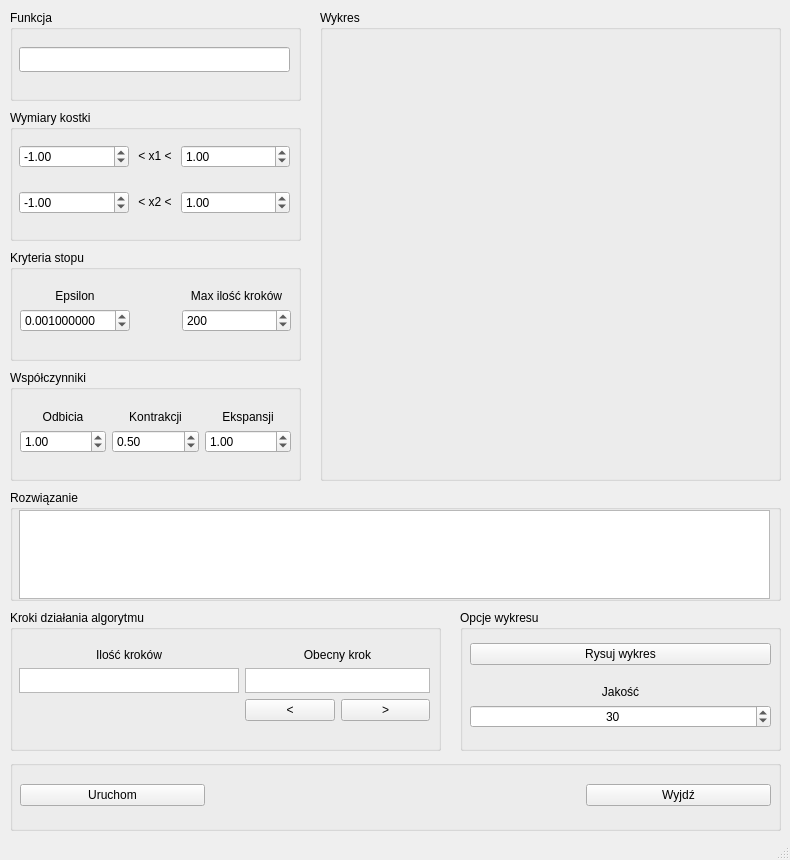
<?xml version="1.0" encoding="UTF-8"?>
<ui version="4.0">
 <class>MainWindow</class>
 <widget class="QMainWindow" name="MainWindow">
  <property name="geometry">
   <rect>
    <x>0</x>
    <y>0</y>
    <width>790</width>
    <height>860</height>
   </rect>
  </property>
  <property name="windowTitle">
   <string>MainWindow</string>
  </property>
  <widget class="QWidget" name="centralwidget">
   <widget class="QWidget" name="gridLayoutWidget_2">
    <property name="geometry">
     <rect>
      <x>330</x>
      <y>30</y>
      <width>441</width>
      <height>441</height>
     </rect>
    </property>
    <layout class="QGridLayout" name="gridLayout_2">
     <item row="2" column="0">
      <widget class="Wykres_widget" name="Wykres_widget" native="true"/>
     </item>
    </layout>
   </widget>
   <widget class="QGroupBox" name="groupBox_2">
    <property name="geometry">
     <rect>
      <x>10</x>
      <y>10</y>
      <width>291</width>
      <height>91</height>
     </rect>
    </property>
    <property name="title">
     <string>Funkcja</string>
    </property>
    <widget class="QWidget" name="gridLayoutWidget_4">
     <property name="geometry">
      <rect>
       <x>9</x>
       <y>19</y>
       <width>271</width>
       <height>61</height>
      </rect>
     </property>
     <layout class="QGridLayout" name="gridLayout_4">
      <item row="0" column="0">
       <spacer name="verticalSpacer">
        <property name="orientation">
         <enum>Qt::Vertical</enum>
        </property>
        <property name="sizeHint" stdset="0">
         <size>
          <width>20</width>
          <height>40</height>
         </size>
        </property>
       </spacer>
      </item>
      <item row="1" column="0">
       <widget class="QLineEdit" name="lineEdit_funkcja">
        <property name="minimumSize">
         <size>
          <width>0</width>
          <height>25</height>
         </size>
        </property>
        <property name="maximumSize">
         <size>
          <width>16777215</width>
          <height>25</height>
         </size>
        </property>
       </widget>
      </item>
      <item row="2" column="0">
       <spacer name="verticalSpacer_2">
        <property name="orientation">
         <enum>Qt::Vertical</enum>
        </property>
        <property name="sizeHint" stdset="0">
         <size>
          <width>20</width>
          <height>40</height>
         </size>
        </property>
       </spacer>
      </item>
     </layout>
    </widget>
   </widget>
   <widget class="QGroupBox" name="groupBox_3">
    <property name="geometry">
     <rect>
      <x>10</x>
      <y>110</y>
      <width>291</width>
      <height>131</height>
     </rect>
    </property>
    <property name="title">
     <string>Wymiary kostki</string>
    </property>
    <widget class="QWidget" name="gridLayoutWidget">
     <property name="geometry">
      <rect>
       <x>9</x>
       <y>19</y>
       <width>271</width>
       <height>101</height>
      </rect>
     </property>
     <layout class="QGridLayout" name="gridLayout">
      <item row="2" column="0" colspan="3">
       <spacer name="verticalSpacer_5">
        <property name="orientation">
         <enum>Qt::Vertical</enum>
        </property>
        <property name="sizeHint" stdset="0">
         <size>
          <width>20</width>
          <height>40</height>
         </size>
        </property>
       </spacer>
      </item>
      <item row="1" column="0">
       <widget class="QDoubleSpinBox" name="doubleSpinBox_x1_min">
        <property name="minimum">
         <double>-10000.000000000000000</double>
        </property>
        <property name="maximum">
         <double>10000.000000000000000</double>
        </property>
        <property name="value">
         <double>-1.000000000000000</double>
        </property>
       </widget>
      </item>
      <item row="3" column="2">
       <widget class="QDoubleSpinBox" name="doubleSpinBox_x2_max">
        <property name="minimum">
         <double>-10000.000000000000000</double>
        </property>
        <property name="maximum">
         <double>10000.000000000000000</double>
        </property>
        <property name="value">
         <double>1.000000000000000</double>
        </property>
       </widget>
      </item>
      <item row="3" column="0">
       <widget class="QDoubleSpinBox" name="doubleSpinBox_x2_min">
        <property name="minimum">
         <double>-10000.000000000000000</double>
        </property>
        <property name="maximum">
         <double>10000.000000000000000</double>
        </property>
        <property name="value">
         <double>-1.000000000000000</double>
        </property>
       </widget>
      </item>
      <item row="1" column="2">
       <widget class="QDoubleSpinBox" name="doubleSpinBox_x1_max">
        <property name="minimum">
         <double>-10000.000000000000000</double>
        </property>
        <property name="maximum">
         <double>10000.000000000000000</double>
        </property>
        <property name="value">
         <double>1.000000000000000</double>
        </property>
       </widget>
      </item>
      <item row="0" column="0" colspan="3">
       <spacer name="verticalSpacer_4">
        <property name="orientation">
         <enum>Qt::Vertical</enum>
        </property>
        <property name="sizeHint" stdset="0">
         <size>
          <width>20</width>
          <height>40</height>
         </size>
        </property>
       </spacer>
      </item>
      <item row="4" column="0" colspan="3">
       <spacer name="verticalSpacer_3">
        <property name="orientation">
         <enum>Qt::Vertical</enum>
        </property>
        <property name="sizeHint" stdset="0">
         <size>
          <width>20</width>
          <height>40</height>
         </size>
        </property>
       </spacer>
      </item>
      <item row="1" column="1">
       <widget class="QLabel" name="label">
        <property name="maximumSize">
         <size>
          <width>40</width>
          <height>100</height>
         </size>
        </property>
        <property name="lineWidth">
         <number>0</number>
        </property>
        <property name="text">
         <string>&lt; x1 &lt;</string>
        </property>
        <property name="alignment">
         <set>Qt::AlignCenter</set>
        </property>
       </widget>
      </item>
      <item row="3" column="1">
       <widget class="QLabel" name="label_2">
        <property name="maximumSize">
         <size>
          <width>40</width>
          <height>100</height>
         </size>
        </property>
        <property name="lineWidth">
         <number>0</number>
        </property>
        <property name="text">
         <string>&lt; x2 &lt;</string>
        </property>
        <property name="alignment">
         <set>Qt::AlignCenter</set>
        </property>
       </widget>
      </item>
     </layout>
    </widget>
   </widget>
   <widget class="QGroupBox" name="groupBox_4">
    <property name="geometry">
     <rect>
      <x>10</x>
      <y>250</y>
      <width>291</width>
      <height>111</height>
     </rect>
    </property>
    <property name="title">
     <string>Kryteria stopu</string>
    </property>
    <widget class="QWidget" name="gridLayoutWidget_5">
     <property name="geometry">
      <rect>
       <x>10</x>
       <y>20</y>
       <width>271</width>
       <height>81</height>
      </rect>
     </property>
     <layout class="QGridLayout" name="gridLayout_5">
      <item row="2" column="2">
       <widget class="QDoubleSpinBox" name="doubleSpinBox_max_iter">
        <property name="decimals">
         <number>0</number>
        </property>
        <property name="maximum">
         <double>10000.000000000000000</double>
        </property>
        <property name="value">
         <double>200.000000000000000</double>
        </property>
       </widget>
      </item>
      <item row="1" column="0">
       <widget class="QLabel" name="label_6">
        <property name="text">
         <string>Epsilon</string>
        </property>
        <property name="alignment">
         <set>Qt::AlignCenter</set>
        </property>
       </widget>
      </item>
      <item row="1" column="1" rowspan="2">
       <spacer name="horizontalSpacer_4">
        <property name="orientation">
         <enum>Qt::Horizontal</enum>
        </property>
        <property name="sizeType">
         <enum>QSizePolicy::Maximum</enum>
        </property>
        <property name="sizeHint" stdset="0">
         <size>
          <width>40</width>
          <height>20</height>
         </size>
        </property>
       </spacer>
      </item>
      <item row="1" column="2">
       <widget class="QLabel" name="label_7">
        <property name="text">
         <string>Max ilość kroków</string>
        </property>
        <property name="alignment">
         <set>Qt::AlignCenter</set>
        </property>
       </widget>
      </item>
      <item row="2" column="0">
       <widget class="QDoubleSpinBox" name="doubleSpinBox_epsilon">
        <property name="decimals">
         <number>9</number>
        </property>
        <property name="minimum">
         <double>-99.999999000000003</double>
        </property>
        <property name="maximum">
         <double>99.999999000000003</double>
        </property>
        <property name="value">
         <double>0.001000000000000</double>
        </property>
       </widget>
      </item>
      <item row="0" column="0" colspan="3">
       <spacer name="verticalSpacer_9">
        <property name="orientation">
         <enum>Qt::Vertical</enum>
        </property>
        <property name="sizeHint" stdset="0">
         <size>
          <width>20</width>
          <height>40</height>
         </size>
        </property>
       </spacer>
      </item>
      <item row="3" column="0" colspan="3">
       <spacer name="verticalSpacer_8">
        <property name="orientation">
         <enum>Qt::Vertical</enum>
        </property>
        <property name="sizeHint" stdset="0">
         <size>
          <width>20</width>
          <height>40</height>
         </size>
        </property>
       </spacer>
      </item>
     </layout>
    </widget>
   </widget>
   <widget class="QGroupBox" name="groupBox">
    <property name="geometry">
     <rect>
      <x>320</x>
      <y>10</y>
      <width>461</width>
      <height>471</height>
     </rect>
    </property>
    <property name="title">
     <string>Wykres</string>
    </property>
   </widget>
   <widget class="QGroupBox" name="groupBox_5">
    <property name="geometry">
     <rect>
      <x>10</x>
      <y>370</y>
      <width>291</width>
      <height>111</height>
     </rect>
    </property>
    <property name="title">
     <string>Współczynniki</string>
    </property>
    <widget class="QWidget" name="gridLayoutWidget_6">
     <property name="geometry">
      <rect>
       <x>10</x>
       <y>20</y>
       <width>271</width>
       <height>84</height>
      </rect>
     </property>
     <layout class="QGridLayout" name="gridLayout_6">
      <item row="2" column="0">
       <widget class="QDoubleSpinBox" name="doubleSpinBox_wsp_odb">
        <property name="value">
         <double>1.000000000000000</double>
        </property>
       </widget>
      </item>
      <item row="1" column="0">
       <widget class="QLabel" name="label_3">
        <property name="text">
         <string>Odbicia</string>
        </property>
        <property name="alignment">
         <set>Qt::AlignCenter</set>
        </property>
       </widget>
      </item>
      <item row="2" column="1">
       <widget class="QDoubleSpinBox" name="doubleSpinBox_wsp_kont">
        <property name="maximum">
         <double>1.000000000000000</double>
        </property>
        <property name="singleStep">
         <double>0.100000000000000</double>
        </property>
        <property name="value">
         <double>0.500000000000000</double>
        </property>
       </widget>
      </item>
      <item row="2" column="2">
       <widget class="QDoubleSpinBox" name="doubleSpinBox_wsp_eks">
        <property name="value">
         <double>1.000000000000000</double>
        </property>
       </widget>
      </item>
      <item row="1" column="2">
       <widget class="QLabel" name="label_5">
        <property name="text">
         <string>Ekspansji</string>
        </property>
        <property name="alignment">
         <set>Qt::AlignCenter</set>
        </property>
       </widget>
      </item>
      <item row="1" column="1">
       <widget class="QLabel" name="label_4">
        <property name="text">
         <string>Kontrakcji</string>
        </property>
        <property name="alignment">
         <set>Qt::AlignCenter</set>
        </property>
       </widget>
      </item>
      <item row="0" column="0" colspan="3">
       <spacer name="verticalSpacer_7">
        <property name="orientation">
         <enum>Qt::Vertical</enum>
        </property>
        <property name="sizeHint" stdset="0">
         <size>
          <width>20</width>
          <height>40</height>
         </size>
        </property>
       </spacer>
      </item>
      <item row="3" column="0" colspan="3">
       <spacer name="verticalSpacer_6">
        <property name="orientation">
         <enum>Qt::Vertical</enum>
        </property>
        <property name="sizeHint" stdset="0">
         <size>
          <width>20</width>
          <height>40</height>
         </size>
        </property>
       </spacer>
      </item>
     </layout>
    </widget>
   </widget>
   <widget class="QGroupBox" name="groupBox_6">
    <property name="geometry">
     <rect>
      <x>10</x>
      <y>760</y>
      <width>771</width>
      <height>71</height>
     </rect>
    </property>
    <property name="title">
     <string/>
    </property>
    <widget class="QWidget" name="gridLayoutWidget_3">
     <property name="geometry">
      <rect>
       <x>10</x>
       <y>10</y>
       <width>751</width>
       <height>51</height>
      </rect>
     </property>
     <layout class="QGridLayout" name="gridLayout_3">
      <item row="0" column="0">
       <widget class="QPushButton" name="pushButton_uruchom">
        <property name="mouseTracking">
         <bool>false</bool>
        </property>
        <property name="text">
         <string>Uruchom</string>
        </property>
       </widget>
      </item>
      <item row="0" column="3">
       <widget class="QPushButton" name="pushButton_wyjdz">
        <property name="mouseTracking">
         <bool>false</bool>
        </property>
        <property name="text">
         <string>Wyjdź</string>
        </property>
       </widget>
      </item>
      <item row="0" column="1" colspan="2">
       <spacer name="horizontalSpacer_3">
        <property name="orientation">
         <enum>Qt::Horizontal</enum>
        </property>
        <property name="sizeHint" stdset="0">
         <size>
          <width>40</width>
          <height>20</height>
         </size>
        </property>
       </spacer>
      </item>
     </layout>
    </widget>
   </widget>
   <widget class="QGroupBox" name="groupBox_7">
    <property name="geometry">
     <rect>
      <x>10</x>
      <y>490</y>
      <width>771</width>
      <height>111</height>
     </rect>
    </property>
    <property name="title">
     <string>Rozwiązanie</string>
    </property>
    <widget class="QWidget" name="gridLayoutWidget_7">
     <property name="geometry">
      <rect>
       <x>9</x>
       <y>20</y>
       <width>751</width>
       <height>89</height>
      </rect>
     </property>
     <layout class="QGridLayout" name="gridLayout_7">
      <item row="0" column="0">
       <widget class="QTextBrowser" name="textBrowser_rozw"/>
      </item>
     </layout>
    </widget>
   </widget>
   <widget class="QGroupBox" name="groupBox_8">
    <property name="geometry">
     <rect>
      <x>10</x>
      <y>610</y>
      <width>431</width>
      <height>141</height>
     </rect>
    </property>
    <property name="title">
     <string>Kroki działania algorytmu</string>
    </property>
    <widget class="QWidget" name="gridLayoutWidget_8">
     <property name="geometry">
      <rect>
       <x>9</x>
       <y>19</y>
       <width>411</width>
       <height>111</height>
      </rect>
     </property>
     <layout class="QGridLayout" name="gridLayout_8">
      <item row="1" column="0">
       <widget class="QLabel" name="label_8">
        <property name="enabled">
         <bool>true</bool>
        </property>
        <property name="maximumSize">
         <size>
          <width>16777215</width>
          <height>16777215</height>
         </size>
        </property>
        <property name="text">
         <string>Ilość kroków</string>
        </property>
        <property name="alignment">
         <set>Qt::AlignCenter</set>
        </property>
       </widget>
      </item>
      <item row="2" column="0">
       <widget class="QTextBrowser" name="textBrowser_ilosc_krok">
        <property name="minimumSize">
         <size>
          <width>0</width>
          <height>0</height>
         </size>
        </property>
        <property name="maximumSize">
         <size>
          <width>16777215</width>
          <height>25</height>
         </size>
        </property>
        <property name="verticalScrollBarPolicy">
         <enum>Qt::ScrollBarAlwaysOff</enum>
        </property>
        <property name="horizontalScrollBarPolicy">
         <enum>Qt::ScrollBarAlwaysOff</enum>
        </property>
        <property name="sizeAdjustPolicy">
         <enum>QAbstractScrollArea::AdjustIgnored</enum>
        </property>
        <property name="lineWrapMode">
         <enum>QTextEdit::WidgetWidth</enum>
        </property>
       </widget>
      </item>
      <item row="1" column="1" colspan="2">
       <widget class="QLabel" name="label_9">
        <property name="minimumSize">
         <size>
          <width>0</width>
          <height>0</height>
         </size>
        </property>
        <property name="maximumSize">
         <size>
          <width>16777215</width>
          <height>16777215</height>
         </size>
        </property>
        <property name="text">
         <string>Obecny krok</string>
        </property>
        <property name="alignment">
         <set>Qt::AlignCenter</set>
        </property>
       </widget>
      </item>
      <item row="3" column="2">
       <widget class="QPushButton" name="pushButton_nast">
        <property name="text">
         <string>&gt;</string>
        </property>
       </widget>
      </item>
      <item row="2" column="1" colspan="2">
       <widget class="QTextBrowser" name="textBrowser_temp_krok">
        <property name="minimumSize">
         <size>
          <width>0</width>
          <height>0</height>
         </size>
        </property>
        <property name="maximumSize">
         <size>
          <width>16777215</width>
          <height>25</height>
         </size>
        </property>
        <property name="verticalScrollBarPolicy">
         <enum>Qt::ScrollBarAlwaysOff</enum>
        </property>
        <property name="horizontalScrollBarPolicy">
         <enum>Qt::ScrollBarAlwaysOff</enum>
        </property>
        <property name="lineWrapMode">
         <enum>QTextEdit::WidgetWidth</enum>
        </property>
       </widget>
      </item>
      <item row="0" column="0" colspan="3">
       <spacer name="verticalSpacer_10">
        <property name="orientation">
         <enum>Qt::Vertical</enum>
        </property>
        <property name="sizeHint" stdset="0">
         <size>
          <width>20</width>
          <height>40</height>
         </size>
        </property>
       </spacer>
      </item>
      <item row="3" column="1">
       <widget class="QPushButton" name="pushButton_pop">
        <property name="text">
         <string>&lt;</string>
        </property>
       </widget>
      </item>
      <item row="4" column="0" colspan="3">
       <spacer name="verticalSpacer_11">
        <property name="orientation">
         <enum>Qt::Vertical</enum>
        </property>
        <property name="sizeHint" stdset="0">
         <size>
          <width>20</width>
          <height>40</height>
         </size>
        </property>
       </spacer>
      </item>
     </layout>
    </widget>
   </widget>
   <widget class="QGroupBox" name="groupBox_9">
    <property name="geometry">
     <rect>
      <x>460</x>
      <y>610</y>
      <width>321</width>
      <height>141</height>
     </rect>
    </property>
    <property name="title">
     <string>Opcje wykresu</string>
    </property>
    <widget class="QWidget" name="gridLayoutWidget_9">
     <property name="geometry">
      <rect>
       <x>10</x>
       <y>20</y>
       <width>301</width>
       <height>111</height>
      </rect>
     </property>
     <layout class="QGridLayout" name="gridLayout_9">
      <item row="1" column="0">
       <widget class="QPushButton" name="pushButton_rysuj">
        <property name="text">
         <string>Rysuj wykres</string>
        </property>
       </widget>
      </item>
      <item row="5" column="0">
       <spacer name="verticalSpacer_13">
        <property name="orientation">
         <enum>Qt::Vertical</enum>
        </property>
        <property name="sizeHint" stdset="0">
         <size>
          <width>20</width>
          <height>40</height>
         </size>
        </property>
       </spacer>
      </item>
      <item row="4" column="0">
       <widget class="QDoubleSpinBox" name="doubleSpinBox_jakosc">
        <property name="alignment">
         <set>Qt::AlignCenter</set>
        </property>
        <property name="decimals">
         <number>0</number>
        </property>
        <property name="maximum">
         <double>1000.000000000000000</double>
        </property>
        <property name="value">
         <double>30.000000000000000</double>
        </property>
       </widget>
      </item>
      <item row="2" column="0">
       <spacer name="verticalSpacer_12">
        <property name="orientation">
         <enum>Qt::Vertical</enum>
        </property>
        <property name="sizeHint" stdset="0">
         <size>
          <width>20</width>
          <height>40</height>
         </size>
        </property>
       </spacer>
      </item>
      <item row="3" column="0">
       <widget class="QLabel" name="label_10">
        <property name="text">
         <string>Jakość</string>
        </property>
        <property name="alignment">
         <set>Qt::AlignCenter</set>
        </property>
       </widget>
      </item>
      <item row="0" column="0">
       <spacer name="verticalSpacer_14">
        <property name="orientation">
         <enum>Qt::Vertical</enum>
        </property>
        <property name="sizeHint" stdset="0">
         <size>
          <width>20</width>
          <height>40</height>
         </size>
        </property>
       </spacer>
      </item>
     </layout>
    </widget>
   </widget>
   <zorder>groupBox_9</zorder>
   <zorder>groupBox_6</zorder>
   <zorder>groupBox</zorder>
   <zorder>gridLayoutWidget_2</zorder>
   <zorder>groupBox_2</zorder>
   <zorder>groupBox_3</zorder>
   <zorder>groupBox_4</zorder>
   <zorder>groupBox_5</zorder>
   <zorder>groupBox_7</zorder>
   <zorder>groupBox_8</zorder>
  </widget>
  <widget class="QStatusBar" name="statusbar"/>
 </widget>
 <customwidgets>
  <customwidget>
   <class>Wykres_widget</class>
   <extends>QWidget</extends>
   <header>wykres_widget.h</header>
   <container>1</container>
  </customwidget>
 </customwidgets>
 <resources/>
 <connections/>
</ui>
